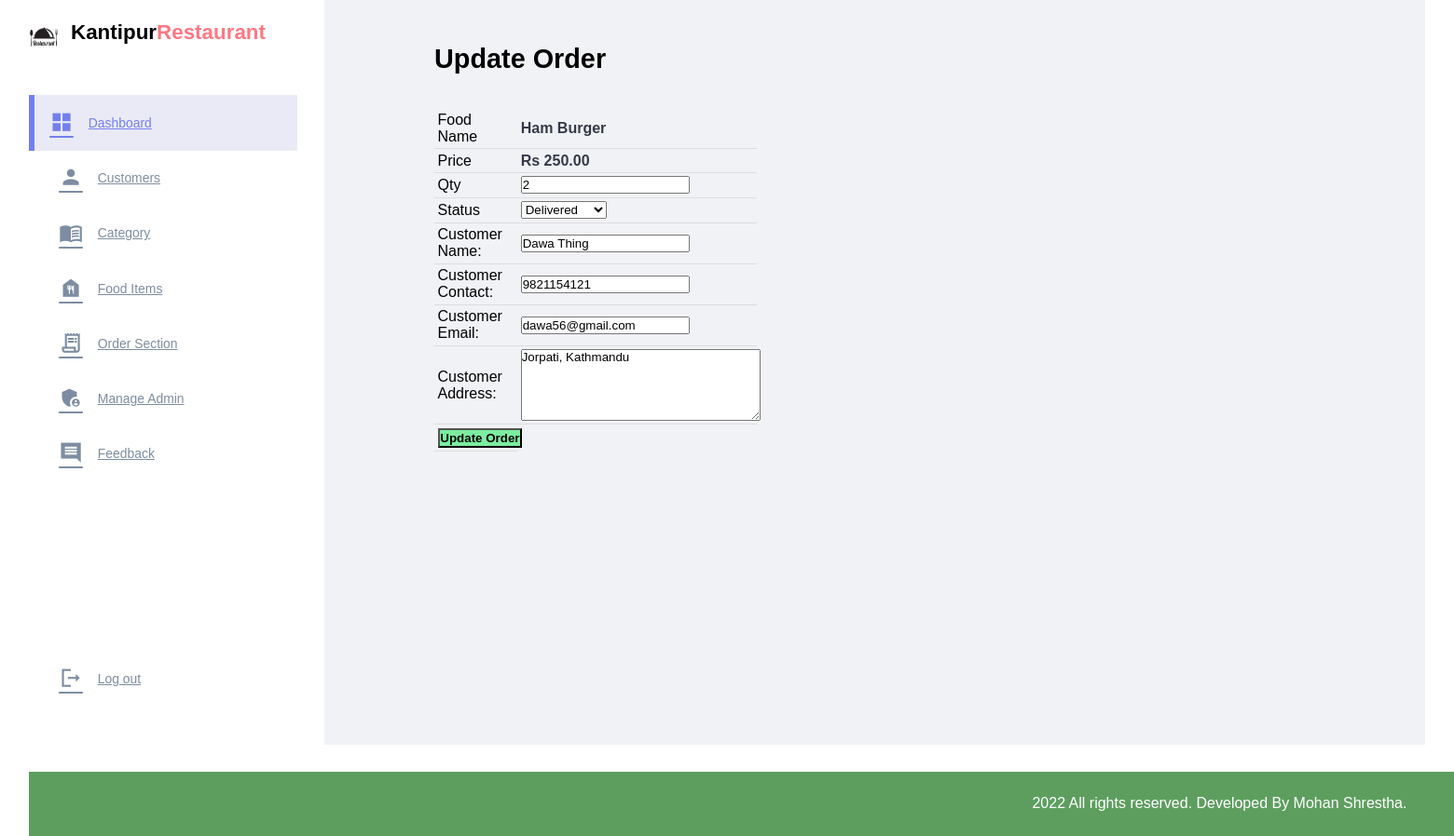
Page /admin/update-order.php?id=19 (signed in) on the committed database.
### tables this page shows
CREATE TABLE `tbl_order` (
  `id` int(10) UNSIGNED NOT NULL,
  `food` varchar(150) NOT NULL,
  `price` decimal(10,2) NOT NULL,
  `qty` int(11) NOT NULL,
  `total` decimal(10,2) NOT NULL,
  `order_date` datetime NOT NULL,
  `status` varchar(50) NOT NULL,
  `customer_name` varchar(150) NOT NULL,
  `customer_contact` varchar(20) NOT NULL,
  `customer_email` varchar(150) NOT NULL,
  `customer_address` varchar(255) NOT NULL
);

### admin/update-order.php (the view, shortened to what this page needs)
<?php include('partials/menu.php'); ?>
<div class="main-content">
    <div class="wrapper">
        <h1>Update Order</h1>
        <br><br>
        <?php
            if(isset($_GET['id']))
            {
                $id=$_GET['id'];
                $sql = "SELECT * FROM tbl_order WHERE id=$id";
                $res = mysqli_query($conn, $sql);
                $count = mysqli_num_rows($res);
                if($count==1)
                {
                    $row=mysqli_fetch_assoc($res);
                    $food = $row['food'];
                    $price = $row['price'];
                    $qty = $row['qty'];
                    $status = $row['status'];
                    $customer_name = $row['customer_name'];
                    $customer_contact = $row['customer_contact'];
                    $customer_email = $row['customer_email'];
                    $customer_address= $row['customer_address'];
                }
                else
                {
                    header('location:'.ADMIN_URI.'admin/manage-order.php');
                }
            }
            else
            {
                header('location:'.ADMIN_URI.'admin/manage-order.php');
            }
        ?>
        <form action="" method="POST">
            <table class="tbl-30">
                <tr>
                    <td>Food Name</td>
                    <td><b> <?php echo $food; ?> </b></td>
                </tr>
                <tr>
                    <td>Price</td>
                    <td>
                        <b> Rs <?php echo $price; ?></b>
                    </td>
                </tr>
                <tr>
                    <td>Qty</td>
                    <td>
                        <input type="number" name="qty" value="<?php echo $qty; ?>">
                    </td>
                </tr>
                <tr>
                    <td>Status</td>
                    <td>
                        <select name="status">
                            <option <?php if($status=="Delivered"){echo "selected";} ?> value="Delivered">Delivered</option>
                        </select>
                    </td>
                </tr>
                <tr>
                    <td>Customer Name: </td>
                    <td>
                        <input type="text" name="customer_name" value="<?php echo $customer_name; ?>">
                    </td>
                </tr>
                <tr>
                    <td>Customer Contact: </td>
                    <td>
                        <input type="text" name="customer_contact" value="<?php echo $customer_contact; ?>">
                    </td>
                </tr>
                <tr>
                    <td>Customer Email: </td>
                    <td>
                        <input type="text" name="customer_email" value="<?php echo $customer_email; ?>">
                    </td>
                </tr>
                <tr>
                    <td>Customer Address: </td>
                    <td>
                        <textarea name="customer_address" cols="30" rows="5"><?php echo $customer_address; ?></textarea>
                    </td>
                </tr>
                <tr>
                    <td clospan="2">
                        <input type="submit" name="submit" value="Update Order" class="btn-secondary">
                    </td>
                </tr>
            </table>
        </form>
    </div>
</div>
<?php include('partials/footer.php'); ?>

### css/admin.css (style rules this page uses)
* { margin: 0; padding: 0; font-family: Arial, Helvetica, sans-serif; }
.wrapper { padding: 1%; width: 80%; margin: 0 auto; }
.tbl-30 { width: 30%; }
table { border-collapse: collapse; width: 100%; }
th, td { padding: 8px; text-align: left; border-bottom: 1px solid #ddd; }
table tr td { padding: 1%; }
.btn-secondary { background-color: #7bed9f; padding: 1%; color: black; text-decoration: none; font-weight: bold; }
.main-content { background-color: #f1f2f6; padding: 3% 0; }
:root { --color-primary:#7380ec; --color-danger: #ff7782; --color-success: #41f1b6; --color-warning: #ffbb55; --color-white: #fff; --color-info-dark: #7d8da1; --color-info-light: #dce1eb; --color-dark: #363949; --color-light: rgba(132, 139, 200, 0.18); --color-primary-variant: #111e88; --color-dark-variant: #677483; --color-background: #f6f6f9; --card-border-radius: 2rem; --border-radius-1: 0.4rem; --border-radius-2: 0.8rem; --border-radius-3: 1.2rem; --card-padding: 1.8rem; --padding-1: 1.2rem; --box-shadow: 0 2rem 3rem var(--color-light); }
h1 { font-weight: 800; font-size: 1.8rem; }
b { color: var(--color-dark); }

### rows in the picture
tbl_order: food "Ham Burger", price "250.00", qty "2", status "Delivered", customer_name "Dawa Thing", customer_contact "9821154121", customer_email "dawa56@gmail.com", customer_address "Jorpati, Kathmandu"
